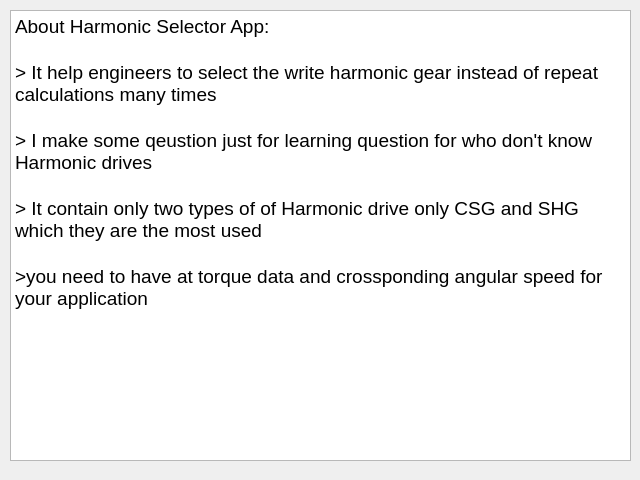
<?xml version="1.0" encoding="UTF-8"?>
<ui version="4.0">
 <class>Form</class>
 <widget class="QWidget" name="Form">
  <property name="geometry">
   <rect>
    <x>0</x>
    <y>0</y>
    <width>640</width>
    <height>480</height>
   </rect>
  </property>
  <property name="windowTitle">
   <string>Form</string>
  </property>
  <widget class="QTextBrowser" name="textBrowser">
   <property name="geometry">
    <rect>
     <x>10</x>
     <y>10</y>
     <width>621</width>
     <height>451</height>
    </rect>
   </property>
   <property name="html">
    <string>&lt;!DOCTYPE HTML PUBLIC &quot;-//W3C//DTD HTML 4.0//EN&quot; &quot;http://www.w3.org/TR/REC-html40/strict.dtd&quot;&gt;
&lt;html&gt;&lt;head&gt;&lt;meta name=&quot;qrichtext&quot; content=&quot;1&quot; /&gt;&lt;style type=&quot;text/css&quot;&gt;
p, li { white-space: pre-wrap; }
&lt;/style&gt;&lt;/head&gt;&lt;body style=&quot; font-family:'Ubuntu Sans'; font-size:11pt; font-weight:400; font-style:normal;&quot;&gt;
&lt;p style=&quot; margin-top:0px; margin-bottom:0px; margin-left:0px; margin-right:0px; -qt-block-indent:0; text-indent:0px;&quot;&gt;&lt;span style=&quot; font-size:14pt;&quot;&gt;About Harmonic Selector App:&lt;/span&gt;&lt;/p&gt;
&lt;p style=&quot;-qt-paragraph-type:empty; margin-top:0px; margin-bottom:0px; margin-left:0px; margin-right:0px; -qt-block-indent:0; text-indent:0px; font-size:14pt;&quot;&gt;&lt;br /&gt;&lt;/p&gt;
&lt;p style=&quot; margin-top:0px; margin-bottom:0px; margin-left:0px; margin-right:0px; -qt-block-indent:0; text-indent:0px;&quot;&gt;&lt;span style=&quot; font-size:14pt;&quot;&gt;&amp;gt; It help engineers to select the write harmonic gear instead of repeat calculations many times&lt;/span&gt;&lt;/p&gt;
&lt;p style=&quot;-qt-paragraph-type:empty; margin-top:0px; margin-bottom:0px; margin-left:0px; margin-right:0px; -qt-block-indent:0; text-indent:0px; font-size:14pt;&quot;&gt;&lt;br /&gt;&lt;/p&gt;
&lt;p style=&quot; margin-top:0px; margin-bottom:0px; margin-left:0px; margin-right:0px; -qt-block-indent:0; text-indent:0px;&quot;&gt;&lt;span style=&quot; font-size:14pt;&quot;&gt;&amp;gt; I make some qeustion just for learning question for who don't know Harmonic drives&lt;/span&gt;&lt;/p&gt;
&lt;p style=&quot;-qt-paragraph-type:empty; margin-top:0px; margin-bottom:0px; margin-left:0px; margin-right:0px; -qt-block-indent:0; text-indent:0px; font-size:14pt;&quot;&gt;&lt;br /&gt;&lt;/p&gt;
&lt;p style=&quot; margin-top:0px; margin-bottom:0px; margin-left:0px; margin-right:0px; -qt-block-indent:0; text-indent:0px;&quot;&gt;&lt;span style=&quot; font-size:14pt;&quot;&gt;&amp;gt; It contain only two types of of Harmonic drive only CSG and SHG which they are the most used&lt;/span&gt;&lt;/p&gt;
&lt;p style=&quot;-qt-paragraph-type:empty; margin-top:0px; margin-bottom:0px; margin-left:0px; margin-right:0px; -qt-block-indent:0; text-indent:0px; font-size:14pt;&quot;&gt;&lt;br /&gt;&lt;/p&gt;
&lt;p style=&quot; margin-top:0px; margin-bottom:0px; margin-left:0px; margin-right:0px; -qt-block-indent:0; text-indent:0px;&quot;&gt;&lt;span style=&quot; font-size:14pt;&quot;&gt;&amp;gt;you need to have at torque data and crossponding angular speed for your application&lt;/span&gt;&lt;/p&gt;&lt;/body&gt;&lt;/html&gt;</string>
   </property>
  </widget>
 </widget>
 <resources/>
 <connections/>
</ui>
